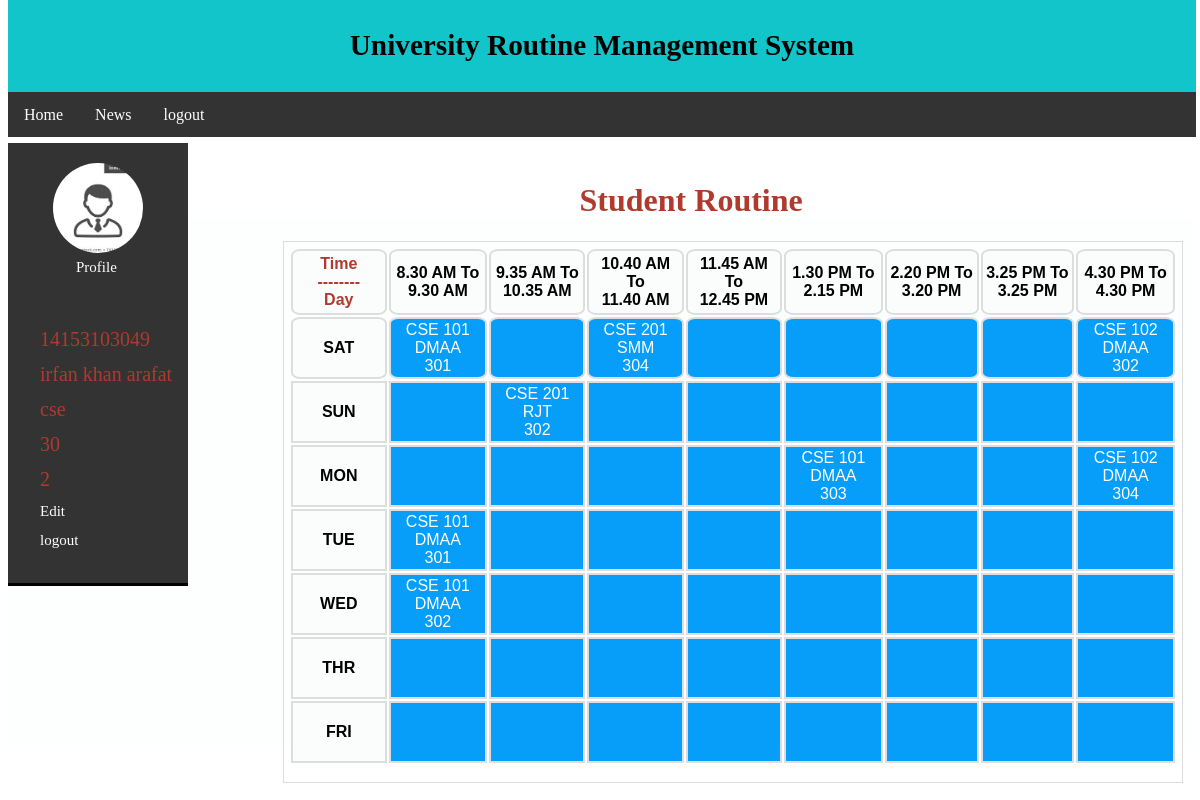
/StudentIndex.php (signed in), run on the app's committed database.
### tables this page shows
CREATE TABLE `student` (
  `id` int(11) NOT NULL,
  `student_name` varchar(255) NOT NULL,
  `student_id` varchar(255) NOT NULL,
  `dept` varchar(255) NOT NULL,
  `intake` int(255) NOT NULL,
  `section` int(255) NOT NULL,
  `password` varchar(255) NOT NULL
);

CREATE TABLE `routine` (
  `id` int(255) NOT NULL,
  `course_name` varchar(255) NOT NULL,
  `course_code` varchar(255) NOT NULL,
  `course_teacher` varchar(255) NOT NULL,
  `start_time` time(6) NOT NULL,
  `end_time` time(6) NOT NULL,
  `room_no` int(255) NOT NULL,
  `dept` varchar(255) NOT NULL,
  `intake` int(255) NOT NULL,
  `section` int(255) NOT NULL,
  `day` varchar(255) NOT NULL
);

### StudentIndex.php (the view, shortened to what this page needs)
<!DOCTYPE html PUBLIC "-//W3C//DTD XHTML 1.0 Transitional//EN" "http://www.w3.org/TR/xhtml1/DTD/xhtml1-transitional.dtd">
<html xmlns="http://www.w3.org/1999/xhtml">
    <head>
       <link rel="stylesheet" type="text/css" href="mystyle.css">
    </head>
    <body>
		<div class="Admin_v_name">
			<h3>University Routine Management System</h3>
			<div class="nav">
			<a href="student_index.php">Home</a>
				<a href="#news">News</a>
			 <a href="student_index.php?logout='1'" style="color: white;">logout</a>
			</div>
		</div>
		<div class="Admin_body1">
			<div class="sidenav">
			 <div class="AdminImage">
				<img src="adminImage.jpg" alt="Girl in a jacket" width="90" height="90" class="image" >
				<a  href="#"> Profile<?php  ?></a>
			 </div>
			 <?php
						include('dbConfig.php');
						$studentId=$_SESSION['s_id'];
						$query = $db->query("SELECT * FROM student WHERE student_id = '".$studentId."' ");
						$rowCount = $query->num_rows;
					if($rowCount > 0){
						while($row = $query->fetch_assoc()){
								$studentDept= $row['dept'];
								$studentIntake= $row['intake'];
								$studentSection= $row['section'];
								?>
             <a style="color:#B03A2E; font-size:20px;" href="#"><?php echo $row['student_id'];?></a>
             <a style="color:#B03A2E;font-size:20px;" href="#"> <?php echo $row['student_name'];?></a>
             <a style="color:#B03A2E;font-size:20px;" href="#"> <?php echo $row['dept'];?></a>
             <a style="color:#B03A2E;font-size:20px;" href="#"><?php echo $row['intake'];?></a>
             <a style="color:#B03A2E;font-size:20px;" href="#"><?php echo $row['section'];?></a>
             <a href="#"> Edit</a>
			 <a href="student_index.php?logout='1'" style="color: white;">logout</a>
			  <?php
							}
					}else{
					}
                 ?>
			</div>
			<div class="body2" style="background-color:white;">
				<br><center><h1 style="background-color:white;color:#B03A2E;">Student Routine<h2></center>
		     </div>
				<div class="tablebody" name= "tableshow" id= "tableshow">
				 	<div  id="tableRoutine" >
				<table>
				<tr><th style="color:#B03A2E;border-radius:10%;">Time<br>--------<br>Day</th>
				<th style=" border-radius:10%">8.30 AM To<br>9.30 AM </th>
				<th style=" border-radius:10%">9.35 AM To<br>10.35 AM </th>
				<th style=" border-radius:10%">10.40 AM To<br>11.40 AM </th>
				<th style=" border-radius:10%">11.45 AM To<br>12.45 PM </th>
				<th style=" border-radius:10%">1.30 PM To<br> 2.15 PM </th>
				<th style=" border-radius:10%">2.20 PM To<br> 3.20 PM </th>
				<th style=" border-radius:10%">3.25 PM To<br> 3.25 PM </th>
				<th style=" border-radius:10%">4.30 PM To<br> 4.30 PM </th></tr>
			    <tr><th style=" border-radius:10%;">SAT</th>
				<td style="color:white; border-radius:10%;" id="8.30AM">
				<?php
					   $query22 = $db->query("SELECT * FROM routine WHERE dept = '".$studentDept."' AND intake = '".$studentIntake."' AND section = '".$studentSection."'AND start_time='08:30:00.000000' AND day='Saturday' ");
					   $rowCount = $query22->num_rows;
					   if($rowCount > 0){
						while($row = $query22->fetch_assoc()){
				?>
                           <?php echo $row['course_code'];?><br>
							<?php echo $row['course_teacher'];?><br>
							<?php echo $row['room_no'];?>
				          <?php
							}
						}else{
							 }
							?>
							</td>
						    <td style="color:white; border-radius:10%" id="9.35AM">
							</td>
							<td style="color:white; border-radius:10%;" id="10.40AM">
							 <?php
					   $query22 = $db->query("SELECT * FROM routine WHERE dept = '".$studentDept."' AND intake = '".$studentIntake."' AND section = '".$studentSection."' AND start_time='10:40:00.000000' AND day='Saturday' ");
					   $rowCount = $query22->num_rows;
					   if($rowCount > 0){
						while($row = $query22->fetch_assoc()){
						?>
							<?php echo $row['course_code'];?><br>
							<?php echo $row['course_teacher'];?><br>
							<?php echo $row['room_no'];?>
				          <?php
							}
						}else{
							 }
							?>
							</td>
							<td style="color:white; border-radius:10%;" id="11.45AM">
							</td>
							<td style="color:white; border-radius:10%;" id="1.15AM">
							</td>
							<td style="color:white; border-radius:10%;" id="2.20AM">
							</td>
							<td style="color:white; border-radius:10%;" id="3.25AM">
							</td>
							<td style="color:white; border-radius:10%;" id="4.30AM">
							                     <?php
					   $query22 = $db->query("SELECT * FROM routine WHERE dept = '".$studentDept."' AND intake = '".$studentIntake."' AND section = '".$studentSection."' AND start_time='16:30:00.000000' AND day='Saturday' ");
					   $rowCount = $query22->num_rows;
					   if($rowCount > 0){
						while($row = $query22->fetch_assoc()){
						?>
							<?php echo $row['course_code'];?><br>
							<?php echo $row['course_teacher'];?><br>
							<?php echo $row['room_no'];?>
				          <?php
							}
						}else{
							 }
							?>
							</td>
							</tr>
				<tr><th>SUN</th>
				<td style="color:white; " id="8.30AM">
							</td>
							<td id="9.35AM">
							<?php
					   $query22 = $db->query("SELECT * FROM routine WHERE dept = '".$studentDept."' AND intake = '".$studentIntake."' AND section = '".$studentSection."' AND start_time='09:35:00.000000' AND day='Sunday' ");
					   $rowCount = $query22->num_rows;
					   if($rowCount > 0){
						while($row = $query22->fetch_assoc()){
						?>
							<?php echo $row['course_code'];?><br>
						   <?php echo $row['course_teacher'];?><br>
							<?php echo $row['room_no'];?>
				          <?php
							}
						}else{
							 }
							?>
							</td>
							<td id="10.40AM">
							</td>
							<td id="11.45AM">
							</td>
							<td id="1.15AM">
							</td>
							<td id="2.20AM">
							</td>
							<td id="3.25AM">
							</td>
							<td id="4.30AM">
							</td>
							</tr>
				<tr><th>MON</th>
				<td style="color:white; " id="8.30AM">
							</td>
							<td id="9.35AM">
							</td>
							<td id="10.40AM">
							</td>
							<td id="11.45AM">
							</td>
							<td id="1.15AM">
							<?php
					   $query22 = $db->query("SELECT * FROM routine WHERE dept = '".$studentDept."' AND intake = '".$studentIntake."' AND section = '".$studentSection."' AND start_time='13:15:00.000000' AND day='Monday' ");
					   $rowCount = $query22->num_rows;
					   if($rowCount > 0){
						while($row = $query22->fetch_assoc()){
						?>
							<?php echo $row['course_code'];?><br>
							<?php echo $row['course_teacher'];?><br>
							<?php echo $row['room_no'];?>
				          <?php
							}
						}else{
							 }
							?>
							</td>
							<td id="2.20AM">
							</td>
							<td id="3.25AM">
							</td>
							<td id="4.30AM">
							                     <?php
					   $query22 = $db->query("SELECT * FROM routine WHERE dept = '".$studentDept."' AND intake = '".$studentIntake."' AND section = '".$studentSection."' AND start_time='16:30:00.000000' AND day='Monday' ");
					   $rowCount = $query22->num_rows;
					   if($rowCount > 0){
						while($row = $query22->fetch_assoc()){
						?>
							<?php echo $row['course_code'];?><br>
							<?php echo $row['course_teacher'];?><br>
							<?php echo $row['room_no'];?>
				          <?php
							}
						}else{
							 }
							?>
							</td>
							</tr>
				<tr><th>TUE</th>
				<td style="color:white; " id="8.30AM">
				<?php
					   $query22 = $db->query("SELECT * FROM routine WHERE dept = '".$studentDept."' AND intake = '".$studentIntake."' AND section = '".$studentSection."'AND start_time='08:30:00.000000' AND day='Tuesday' ");
					   $rowCount = $query22->num_rows;
					   if($rowCount > 0){
						while($row = $query22->fetch_assoc()){
				?>
                           <?php echo $row['course_code'];?><br>
							<?php echo $row['course_teacher'];?><br>
							<?php echo $row['room_no'];?>
				          <?php
							}
						}else{
							 }
							?>
							</td>
							<td id="9.35AM">
							</td>
							<td id="10.40AM">
							</td>
							<td id="11.45AM">
							</td>
							<td id="1.15AM">
							</td>
							<td id="2.20AM">
							</td>
							<td id="3.25AM">
							</td>
							<td id="4.30AM">
							</td>
							</tr>
				<tr><th>WED</th>
				<td style="color:white; " id="8.30AM">
				<?php
					   $query22 = $db->query("SELECT * FROM routine WHERE dept = '".$studentDept."' AND intake = '".$studentIntake."' AND section = '".$studentSection."'AND start_time='08:30:00.000000' AND day='Wednesday' ");
					   $rowCount = $query22->num_rows;
					   if($rowCount > 0){
						while($row = $query22->fetch_assoc()){
				?>
                           <?php echo $row['course_code'];?><br>
							<?php echo $row['course_teacher'];?><br>
							<?php echo $row['room_no'];?>
				          <?php
							}
						}else{
							 }
							?>
							</td>
							<td id="9.35AM">
							</td>
							<td id="10.40AM">
							</td>
							<td id="11.45AM">
							</td>
							<td id="1.15AM">
							</td>
							<td id="2.20AM">
							</td>
							<td id="3.25AM">
							</td>
							<td id="4.30AM">
							</td>
							</tr>
				<tr><th>THR</th><td style="color:white;">
							</td>
							<td>
							</td>
							<td>
							</td>
							<td>
							</td>
							<td>
							</td>
							<td>
							</td>
							<td>
							</td>
							<td>
							</td>
							</tr>
				<tr><th>FRI</th><td style="color:white;">
							</td>
							<td>
							</td>
							<td>
							</td>
							<td>
							</td>
							<td>
							</td>
							<td>
							</td>
							<td>
							</td>
							<td>
							</td>
							</tr>
                </table>
		    </div>
			</div>
		    </div>
			<div class="space">
	        </div>
	</body>
</html>

### mystyle.css (style rules this page uses)
.Admin_v_name { font-size: 25px; height:137px; width:99%; text-align: center; color: black; background-color:#12C5CA; margin-bottom:0px; position:fixed; top:0; overflow-x:hidden; }
.nav { height:45px; width:100%; background-color:#333; overflow:hidden; }
.nav a { float: left; font-size: 16px; color: white; text-align: center; padding: 14px 16px; text-decoration: none; }
.Admin_body1 { margin-top:143px; height:600px; width:100%; background-color:#FDFEFE; }
.sidenav { height: 440px; width: 15%; z-index: 0; position:fixed; top:10; left:1; overflow:scroll; background-color: #333; overflow-x:hidden; border-bottom:3px solid #000000; }
.sidenav a { padding: 6px 6px 6px 32px; text-decoration: none; font-size: 15px; color:White; display: block; }
.body2 { position:absolute: height: 500px; width: 85%; background-color: #12C5CA; margin-left:15.2%; }
.AdminImage { display: block; margin-right: auto; margin-top:20px; margin-bottom:40px; }
.AdminImage a { margin-left: 20%; }
.AdminImage img { border-radius: 50%; margin-left: 25%; }
.space { height:50px; width:100%; }
#tableRoutine { font-family: "Trebuchet MS", Arial, Helvetica, sans-serif; border-collapse: collapse; border: 1px solid #ddd; height:530px; width: 75%; margin-top:20px; margin-left:275px; padding:5px; }
#tableRoutine td { text-align: center; background-color: #079EFA; border: 2px solid #ddd; padding: 2px; color:White; }
#tableRoutine th { text-align: center; padding-top: 4px; padding-bottom: 4px; background-color: #FBFCFC; border: 2px solid #ddd; color: Black; height:50px; width:110px; }

### data on the page
student: student_id "14153103049", student_name "irfan khan arafat", dept "cse", intake "30", section "2"
routine: course_code "CSE 101", course_teacher "DMAA", room_no "301"
routine: course_code "CSE 201", course_teacher "SMM", room_no "304"
routine: course_code "CSE 102", course_teacher "DMAA", room_no "302"
routine: course_code "CSE 201", course_teacher "RJT", room_no "302"
routine: course_code "CSE 101", course_teacher "DMAA", room_no "303"
routine: course_code "CSE 102", course_teacher "DMAA", room_no "304"
routine: course_code "CSE 101", course_teacher "DMAA", room_no "301"
routine: course_code "CSE 101", course_teacher "DMAA", room_no "302"
